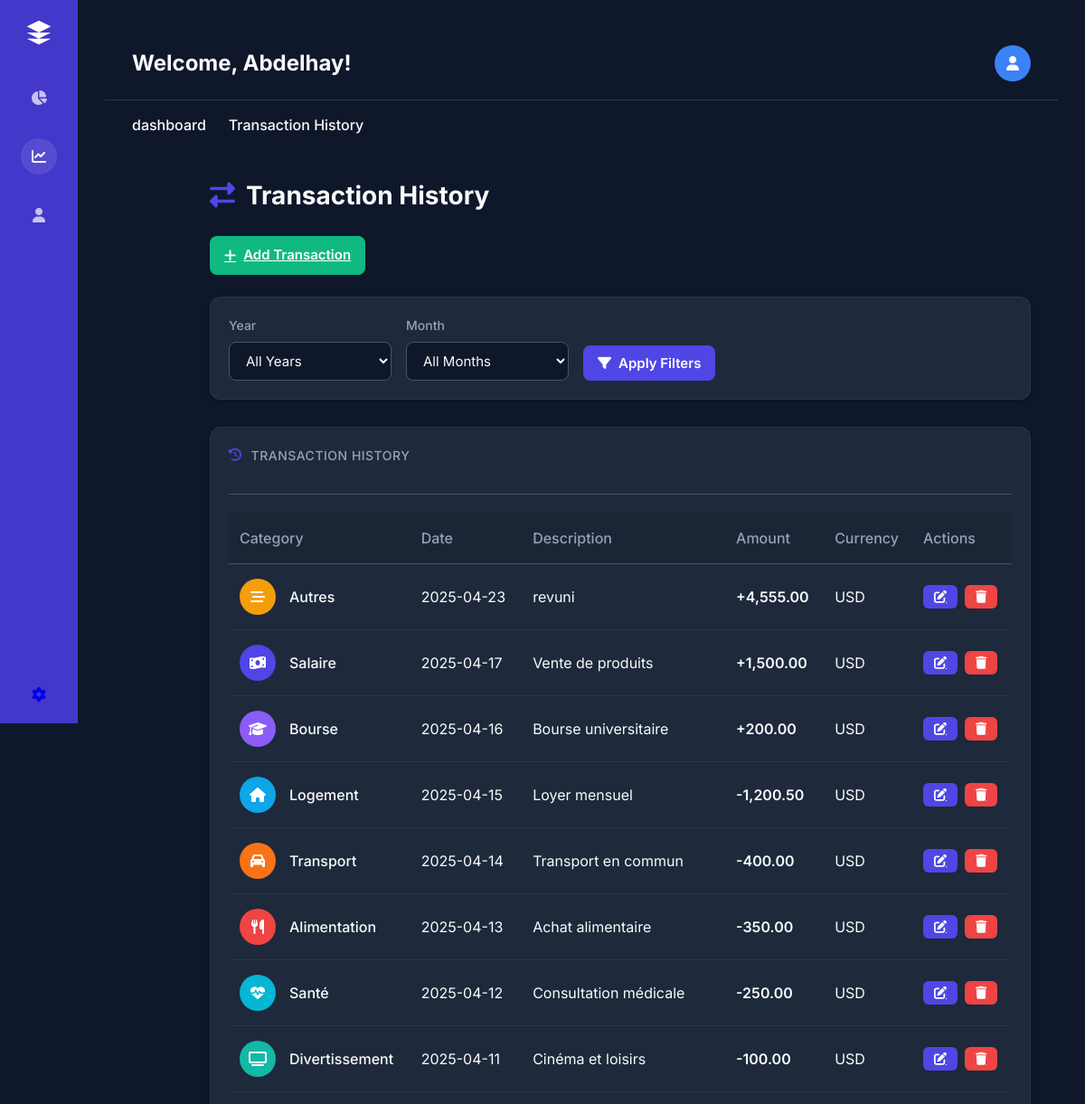
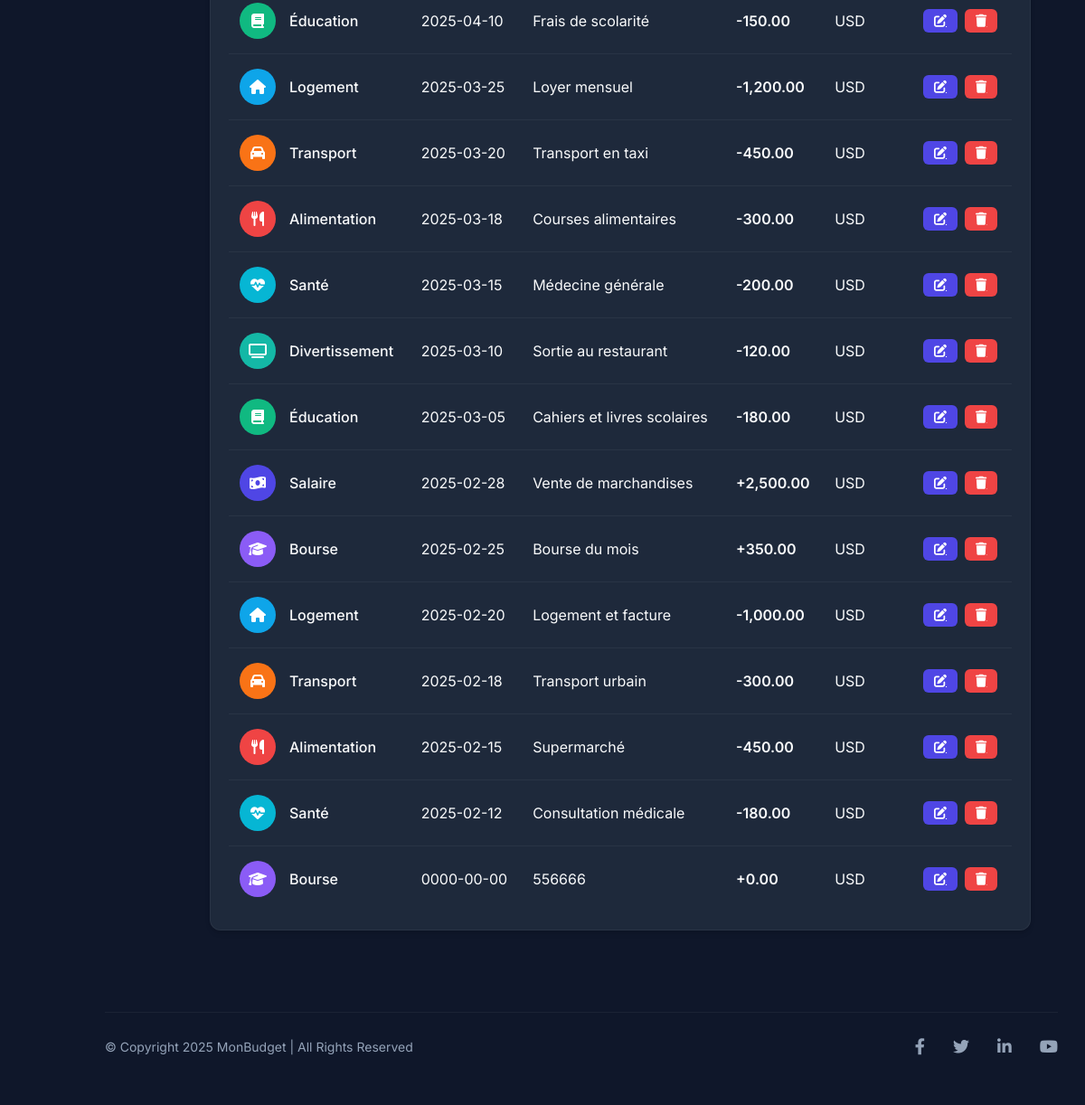
The page /transactions.php (signed in) on the database its author committed (2 pictures, top to bottom).
### tables this page shows
CREATE TABLE `transactions` (
  `id` int(11) NOT NULL,
  `user_id` int(11) NOT NULL,
  `category_id` int(11) NOT NULL,
  `montant` decimal(10,2) NOT NULL,
  `description` text DEFAULT NULL,
  `date_transaction` date NOT NULL
);

CREATE TABLE `categories` (
  `id` int(11) NOT NULL,
  `nom` varchar(100) NOT NULL,
  `type` enum('revenu','depense') NOT NULL
);

### includes/transactions.php (called while the page is built, shortened)
<?php
function listTransactions($connection) {
    global $user_id;
    $query = "
        SELECT t.*, c.nom AS category_name, c.type
        FROM transactions t
        JOIN categories c ON t.category_id = c.id
        WHERE t.user_id = :user_id
        ORDER BY t.date_transaction DESC
    ";
    $stmt = $connection->prepare($query);
    $stmt->execute([':user_id' => $user_id]);
    return $stmt->fetchAll(PDO::FETCH_ASSOC);
}
?>

### public/transactions.php (the view, shortened to what this page needs)
<?php
require_once '../includes/transactions.php';
require_once '../config/config.php';
$user_id = $_SESSION['user_id'];
$year = $_GET['year'] ?? null;
$month = $_GET['month'] ?? null;
if ($year && $month) {
    $transactions = listTransactionsByMonth($connection, $year, $month);
} else {
    $transactions = listTransactions($connection);
}
?>
<!DOCTYPE html>
<html lang="en">
<head>
    <link rel="stylesheet" href="https://cdnjs.cloudflare.com/ajax/libs/font-awesome/6.4.0/css/all.min.css">
    <link rel="stylesheet" href="../assets/css/transactions.css?v=<?php echo time(); ?>">
</head>
<body>
<?php
include '../template/header.php';
?>
<div class="content">
    <h1 class="page-title"><i class="fas fa-exchange-alt"></i> Transaction History</h1>
    <div class="action-bar">
        <a href="#" class="btn btn-success">
            <i class="fas fa-plus"></i> Add Transaction
        </a>
    </div>
    <div class="filter-section">
        <form method="GET" action="transactions.php" class="filter-form">
            <div class="form-group">
                <label for="year">Year</label>
                <select name="year" id="year">
                    <option value="">All Years</option>
                </select>
            </div>
            <div class="form-group">
                <label for="month">Month</label>
                <select name="month" id="month">
                        <option value="">All Months</option>
                    </select>
            </div>
            <button type="submit" class="btn btn-primary">
                <i class="fas fa-filter"></i> Apply Filters
            </button>
        </form>
    </div>
    <div class="content-card">
        <div class="card-header">
            <div class="card-title">
                <i class="fas fa-history"></i> Transaction History
            </div>
        </div>
        <?php if (empty($transactions)): ?>
            <div class="empty-state">
                <i class="fas fa-receipt"></i>
                <h3>No transactions found</h3>
                <p>There are no transactions matching your filters. Try adjusting your filters or add new transactions.</p>
            </div>
        <?php else: ?>
            <table class="transactions-table">
                <thead>
                    <tr>
                        <th>Category</th>
                        <th>Date</th>
                        <th>Description</th>
                        <th>Amount</th>
                        <th>Currency</th>
                        <th>Actions</th>
                    </tr>
                </thead>
                <tbody>
                    <?php foreach ($transactions as $t): ?>
                        <?php
                            $categoryIcons = [
                                'Salaire' => ['fa-money-bill-wave', 'bg-salaire'],
                                'Bourse' => ['fa-graduation-cap', 'bg-bourse'],
                                'Ventes' => ['fa-store', 'bg-ventes'],
                                'Autres' => ['fa-coins', 'bg-autres-income'],
                                'Logement' => ['fa-home', 'bg-logement'],
                                'Transport' => ['fa-car', 'bg-transport'],
                                'Alimentation' => ['fa-utensils', 'bg-alimentation'],
                                'Santé' => ['fa-heartbeat', 'bg-sante'],
                                'Divertissement' => ['fa-tv', 'bg-divertissement'],
                                'Éducation' => ['fa-book', 'bg-education'],
                                'Autres' => ['fa-stream', 'bg-autres-expense']
                            ];
                            $category = htmlspecialchars($t['category_name'] ?? 'Autres');
                            $iconPair = $categoryIcons[$category] ?? ['fa-question-circle', 'bg-autres-expense'];
                            $isExpense = ($t['type'] ?? '') === 'depense' || (float)($t['montant'] ?? 0) < 0;
                        ?>
                        <tr>
                            <td>
                                <div class="category">
                                    <div class="category-icon <?= $iconPair[1] ?>">
                                        <i class="fas <?= $iconPair[0] ?>"></i>
                                    </div>
                                    <div class="category-name"><?= $category ?></div>
                                </div>
                            </td>
                            <td><?= htmlspecialchars($t['date_transaction'] ?? date('Y-m-d')) ?></td>
                            <td><?= htmlspecialchars($t['description'] ?? 'Transaction description') ?></td>
                            <td class="<?= $isExpense ? 'amount-negative' : 'amount-positive' ?>">
                                <?= $isExpense ? '-' : '+' ?><?= number_format(abs((float)($t['montant'] ?? 0)), 2) ?>
                            </td>
                            <td><?= htmlspecialchars($t['currency'] ?? 'USD') ?></td>
                            <td>
                                <div class="action-buttons">
                                <a href="#" onclick="openEditModal(<?= $t['id'] ?? 0 ?>)" class="btn btn-sm btn-edit">
                                        <i class="fas fa-edit"></i>
                                    </a>
                                    <a href="delete_transaction.php?id=<?= $t['id'] ?? '' ?>"
                                       onclick="return confirm('Are you sure you want to delete this transaction?')"
                                       class="btn btn-sm btn-delete">
                                        <i class="fas fa-trash"></i>
                                    </a>
                                </div>
                            </td>
                        </tr>
                    <?php endforeach; ?>
                </tbody>
            </table>
        <?php endif; ?>
    </div>
</div>
<?php
include '../template/footer.php';
?>
</body>
</html>

### assets/css/style.css (style rules this page uses)
:root { --primary-color: #4f46e5; --primary-dark: #4338ca; --background-dark: #0f172a; --card-dark: #1e293b; --text-light: #f9fafb; --text-secondary: #94a3b8; --positive-green: #10b981; --negative-red: #ef4444; --sidebar-blue: #4338ca; --border-color: #2d3748; --neutral-gray: #475569; --light-blue: #3b82f6; --border-radius: 12px; --box-shadow: 0 4px 6px -1px rgba(0, 0, 0, 0.1), 0 2px 4px -1px rgba(0, 0, 0, 0.06); --card-hover-shadow: 0 10px 15px -3px rgba(0, 0, 0, 0.1), 0 4px 6px -2px rgba(0, 0, 0, 0.05); --card-border: 1px solid rgba(255, 255, 255, 0.05); --card-gradient: linear-gradient(to right bottom, rgba(79, 70, 229, 0.03), rgba(79, 70, 229, 0.01)); --transition: all 0.3s ease; }
* { margin: 0; padding: 0; box-sizing: border-box; font-family: 'Inter', -apple-system, BlinkMacSystemFont, 'Segoe UI', Roboto, Oxygen, Ubuntu, Cantarell, 'Open Sans', 'Helvetica Neue', sans-serif; }
body { background-color: var(--background-dark); color: var(--text-light); display: flex; min-height: 100vh; font-size: 16px; line-height: 1.5; }
.page-title { font-size: 28px; font-weight: 700; margin-bottom: 24px; color: var(--text-light); display: flex; align-items: center; }
.page-title i { margin-right: 12px; color: var(--primary-color); }
.card-title { color: var(--text-secondary); font-size: 14px; text-transform: uppercase; letter-spacing: 0.5px; margin-bottom: 16px; font-weight: 500; }

### rows shown on the page
transactions: category.nom "Autres", date_transaction "2025-04-23", description "revuni", montant "4,555.00", currency "USD"
transactions: category.nom "Salaire", date_transaction "2025-04-17", description "Vente de produits", montant "1,500.00", currency "USD"
transactions: category.nom "Bourse", date_transaction "2025-04-16", description "Bourse universitaire", montant "200.00", currency "USD"
transactions: category.nom "Logement", date_transaction "2025-04-15", description "Loyer mensuel", montant "1,200.50", currency "USD"
transactions: category.nom "Transport", date_transaction "2025-04-14", description "Transport en commun", montant "400.00", currency "USD"
transactions: category.nom "Alimentation", date_transaction "2025-04-13", description "Achat alimentaire", montant "350.00", currency "USD"
transactions: category.nom "Santé", date_transaction "2025-04-12", description "Consultation médicale", montant "250.00", currency "USD"
transactions: category.nom "Divertissement", date_transaction "2025-04-11", description "Cinéma et loisirs", montant "100.00", currency "USD"
transactions: category.nom "Éducation", date_transaction "2025-04-10", description "Frais de scolarité", montant "150.00", currency "USD"
transactions: category.nom "Logement", date_transaction "2025-03-25", description "Loyer mensuel", montant "1,200.00", currency "USD"
transactions: category.nom "Transport", date_transaction "2025-03-20", description "Transport en taxi", montant "450.00", currency "USD"
transactions: category.nom "Alimentation", date_transaction "2025-03-18", description "Courses alimentaires", montant "300.00", currency "USD"
transactions: category.nom "Santé", date_transaction "2025-03-15", description "Médecine générale", montant "200.00", currency "USD"
transactions: category.nom "Divertissement", date_transaction "2025-03-10", description "Sortie au restaurant", montant "120.00", currency "USD"
transactions: category.nom "Éducation", date_transaction "2025-03-05", description "Cahiers et livres scolaires", montant "180.00", currency "USD"
transactions: category.nom "Salaire", date_transaction "2025-02-28", description "Vente de marchandises", montant "2,500.00", currency "USD"
transactions: category.nom "Bourse", date_transaction "2025-02-25", description "Bourse du mois", montant "350.00", currency "USD"
transactions: category.nom "Logement", date_transaction "2025-02-20", description "Logement et facture", montant "1,000.00", currency "USD"
transactions: category.nom "Transport", date_transaction "2025-02-18", description "Transport urbain", montant "300.00", currency "USD"
transactions: category.nom "Alimentation", date_transaction "2025-02-15", description "Supermarché", montant "450.00", currency "USD"
transactions: category.nom "Santé", date_transaction "2025-02-12", description "Consultation médicale", montant "180.00", currency "USD"
transactions: category.nom "Bourse", date_transaction "0000-00-00", description "556666", montant "0.00", currency "USD"

### other values the page prints
$_SESSION['user_name'] "Abdelhay"
